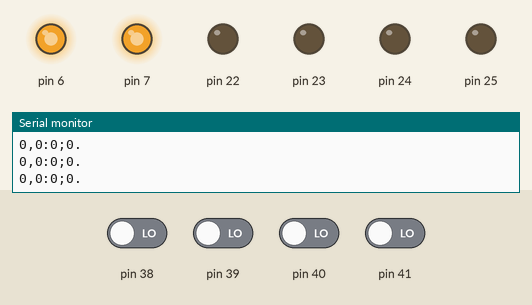
Simulated run of this sketch. Board: Arduino Mega 2560, built with avr-gcc and run on an emulated ATmega2560. On the bench: output pins drawn as LEDs (lit = HIGH), the last lines printed to the serial monitor. The test bench sets the inputs (shaded band); at power-on: pin 38–41 LOW.

Above: at 1.2 s.
1.3 s: pin 38 driven HIGH
At 2.3 s:
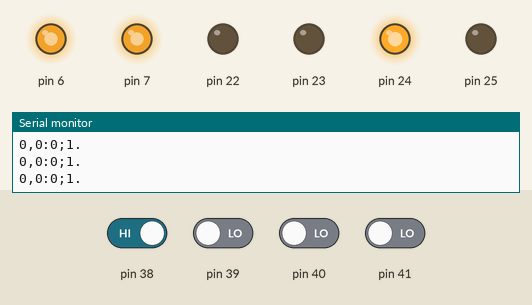
2.8 s: pin 39 driven HIGH
At 3.3 s:
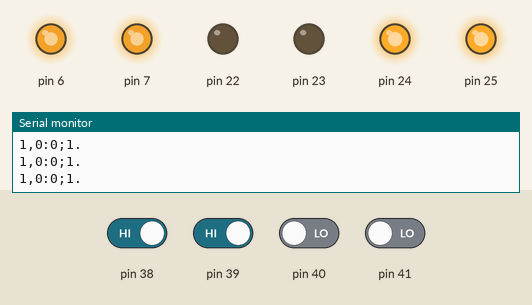
4.3 s: pin 40 driven HIGH
At 5.5 s:
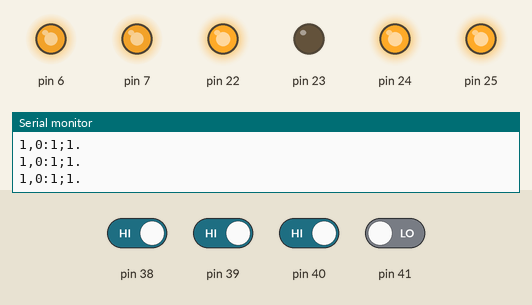
5.8 s: pin 41 driven HIGH
At 6.2 s:
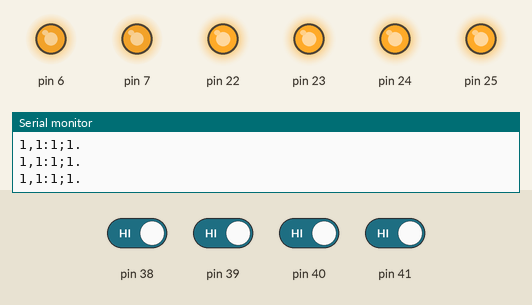
7.3 s: pin 38 driven LOW
At 8.1 s:
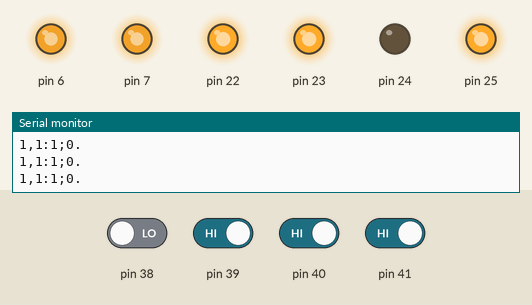
8.8 s: pin 39 driven LOW
At 9.9 s:
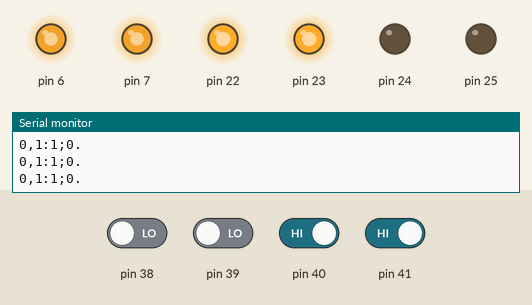
Timing chart, 0 to 11.3 s (numbered marks = the images above; inputs shaded):
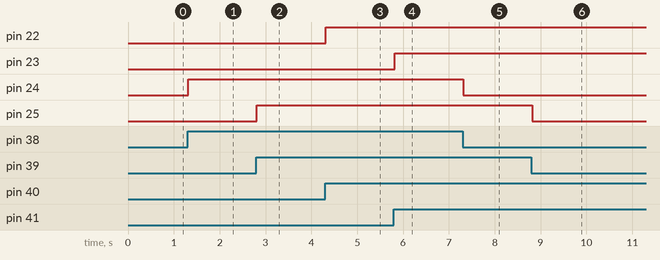

The sketch:

arduino_robot.ino
```cpp
void setup() {
  pinMode(38,INPUT);
  pinMode(39,INPUT);
  pinMode(40,INPUT);
  pinMode(41,INPUT);

  pinMode(22,OUTPUT);
  pinMode(23,OUTPUT);
  pinMode(24,OUTPUT);
  pinMode(25,OUTPUT);

  Serial.begin(9600);
  analogWrite(6,225);
  analogWrite(7,225);

//  pinMode(6,OUTPUT);
//  pinMode(7,OUTPUT);
//  digitalWrite(6,HIGH);
//  digitalWrite(7,HIGH);

  // put your setup code here, to run once:

}
int a,b,c,d;
void loop() {
  a = digitalRead(39);
  b = digitalRead(41);
  c = digitalRead(40);
  d = digitalRead(38);

//  Serial.print(a);
//  Serial.print(b);
//  Serial.print(c);
//  Serial.println(d);
  Serial.println(String(a)+","+String(b)+":"+String(c)+";"+String(d)+".");
  if ((b== 1 && d==1)||(a==1 && c==1))
  {
    analogWrite(6,180);
    analogWrite(7,180);
  }
  digitalWrite(25,a);
  digitalWrite(23,b);
  digitalWrite(22,c);
  digitalWrite(24,d);

  // put your main code here, to run repeatedly:
  analogWrite(6,225);
  analogWrite(7,225);
}
```

Measured:
- after the input at 1.3 s, pin 24: LOW → HIGH at once
- after the input at 2.8 s, pin 25: LOW → HIGH at once
- after the input at 4.3 s, pin 22: LOW → HIGH at once
- after the input at 5.8 s, pin 23: LOW → HIGH at once
- after the input at 7.3 s, pin 24: HIGH → LOW at once
- after the input at 8.8 s, pin 25: HIGH → LOW at once
